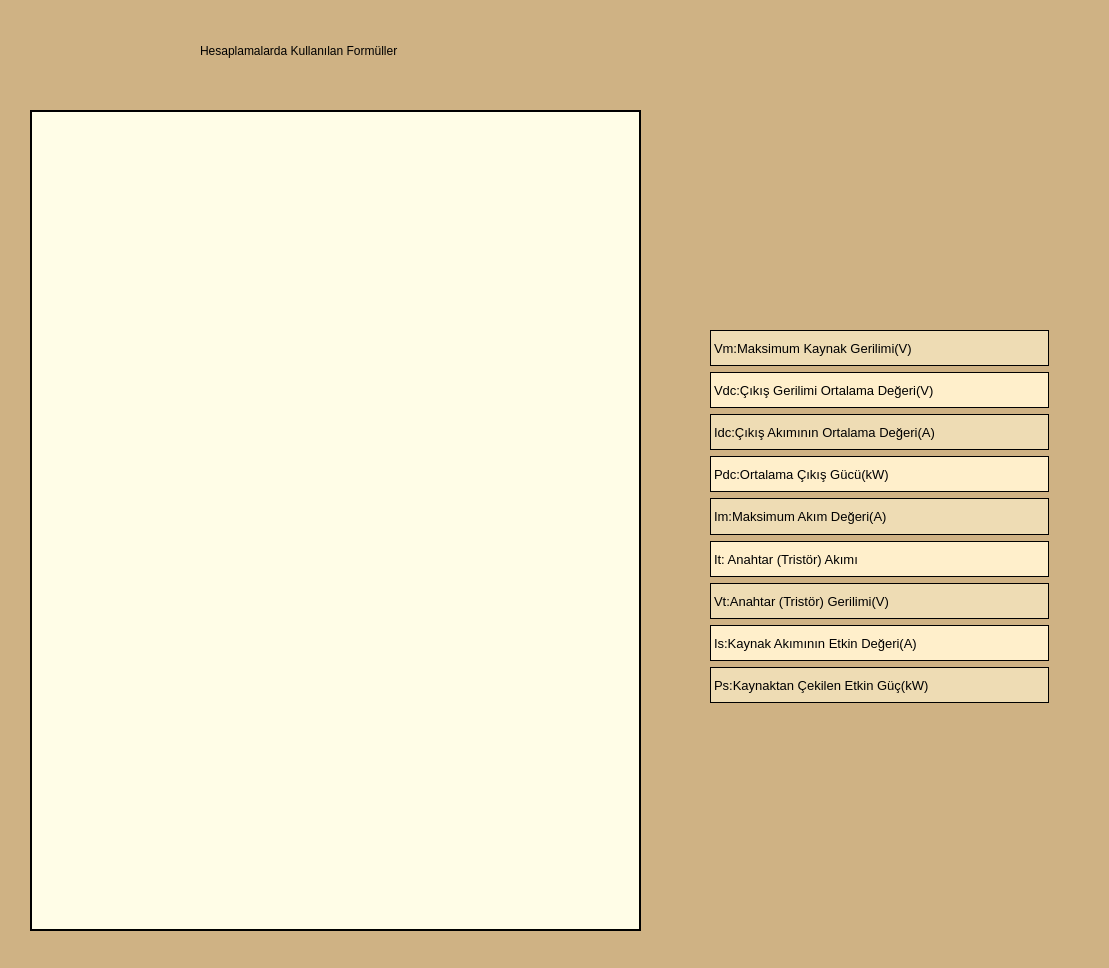
<?xml version="1.0" encoding="UTF-8"?>
<ui version="4.0">
 <class>MainWindow</class>
 <widget class="QMainWindow" name="MainWindow">
  <property name="geometry">
   <rect>
    <x>0</x>
    <y>0</y>
    <width>1109</width>
    <height>968</height>
   </rect>
  </property>
  <property name="minimumSize">
   <size>
    <width>1109</width>
    <height>968</height>
   </size>
  </property>
  <property name="maximumSize">
   <size>
    <width>1109</width>
    <height>968</height>
   </size>
  </property>
  <property name="windowTitle">
   <string>Çıkış Değerlerini Veren Hesaplamalar</string>
  </property>
  <property name="windowIcon">
   <iconset>
    <normaloff>ImgArayuz/Math.png</normaloff>ImgArayuz/Math.png</iconset>
  </property>
  <property name="styleSheet">
   <string notr="true">background-color: #cfb284;</string>
  </property>
  <property name="iconSize">
   <size>
    <width>30</width>
    <height>30</height>
   </size>
  </property>
  <widget class="QWidget" name="centralwidget">
   <widget class="QLabel" name="label">
    <property name="geometry">
     <rect>
      <x>30</x>
      <y>110</y>
      <width>611</width>
      <height>821</height>
     </rect>
    </property>
    <property name="styleSheet">
     <string notr="true">background-color: #fffde7;</string>
    </property>
    <property name="frameShape">
     <enum>QFrame::Box</enum>
    </property>
    <property name="lineWidth">
     <number>2</number>
    </property>
    <property name="text">
     <string/>
    </property>
    <property name="pixmap">
     <pixmap>ImgArayuz/formuller.png</pixmap>
    </property>
   </widget>
   <widget class="QLabel" name="label_2">
    <property name="geometry">
     <rect>
      <x>200</x>
      <y>30</y>
      <width>721</width>
      <height>41</height>
     </rect>
    </property>
    <property name="styleSheet">
     <string notr="true">font: 75 26pt &quot;MS Shell Dlg 2&quot;;</string>
    </property>
    <property name="text">
     <string>Hesaplamalarda Kullanılan Formüller</string>
    </property>
   </widget>
   <widget class="QLabel" name="label_6">
    <property name="geometry">
     <rect>
      <x>710</x>
      <y>541</y>
      <width>339</width>
      <height>36</height>
     </rect>
    </property>
    <property name="font">
     <font>
      <pointsize>10</pointsize>
     </font>
    </property>
    <property name="styleSheet">
     <string notr="true">background-color:#FFEFCB;</string>
    </property>
    <property name="frameShape">
     <enum>QFrame::Panel</enum>
    </property>
    <property name="text">
     <string>It: Anahtar (Tristör) Akımı</string>
    </property>
   </widget>
   <widget class="QLabel" name="label_9">
    <property name="geometry">
     <rect>
      <x>710</x>
      <y>583</y>
      <width>339</width>
      <height>36</height>
     </rect>
    </property>
    <property name="font">
     <font>
      <pointsize>10</pointsize>
     </font>
    </property>
    <property name="styleSheet">
     <string notr="true">background-color:#EEDCB4;</string>
    </property>
    <property name="frameShape">
     <enum>QFrame::Panel</enum>
    </property>
    <property name="text">
     <string>Vt:Anahtar (Tristör) Gerilimi(V)</string>
    </property>
   </widget>
   <widget class="QLabel" name="label_3">
    <property name="geometry">
     <rect>
      <x>710</x>
      <y>498</y>
      <width>339</width>
      <height>37</height>
     </rect>
    </property>
    <property name="font">
     <font>
      <pointsize>10</pointsize>
     </font>
    </property>
    <property name="styleSheet">
     <string notr="true">background-color:#EEDCB4;</string>
    </property>
    <property name="frameShape">
     <enum>QFrame::Panel</enum>
    </property>
    <property name="text">
     <string>Im:Maksimum Akım Değeri(A)</string>
    </property>
   </widget>
   <widget class="QLabel" name="label_7">
    <property name="geometry">
     <rect>
      <x>710</x>
      <y>456</y>
      <width>339</width>
      <height>36</height>
     </rect>
    </property>
    <property name="font">
     <font>
      <pointsize>10</pointsize>
     </font>
    </property>
    <property name="styleSheet">
     <string notr="true">background-color:#FFEFCB;</string>
    </property>
    <property name="frameShape">
     <enum>QFrame::Panel</enum>
    </property>
    <property name="text">
     <string>Pdc:Ortalama Çıkış Gücü(kW)</string>
    </property>
   </widget>
   <widget class="QLabel" name="label_8">
    <property name="geometry">
     <rect>
      <x>710</x>
      <y>667</y>
      <width>339</width>
      <height>36</height>
     </rect>
    </property>
    <property name="font">
     <font>
      <pointsize>10</pointsize>
     </font>
    </property>
    <property name="styleSheet">
     <string notr="true">background-color:#EEDCB4;</string>
    </property>
    <property name="frameShape">
     <enum>QFrame::Panel</enum>
    </property>
    <property name="text">
     <string>Ps:Kaynaktan Çekilen Etkin Güç(kW)</string>
    </property>
   </widget>
   <widget class="QLabel" name="label_5">
    <property name="geometry">
     <rect>
      <x>710</x>
      <y>625</y>
      <width>339</width>
      <height>36</height>
     </rect>
    </property>
    <property name="font">
     <font>
      <pointsize>10</pointsize>
     </font>
    </property>
    <property name="styleSheet">
     <string notr="true">background-color:#FFEFCB;</string>
    </property>
    <property name="frameShape">
     <enum>QFrame::Panel</enum>
    </property>
    <property name="text">
     <string>Is:Kaynak Akımının Etkin Değeri(A)</string>
    </property>
   </widget>
   <widget class="QLabel" name="label_4">
    <property name="geometry">
     <rect>
      <x>710</x>
      <y>372</y>
      <width>339</width>
      <height>36</height>
     </rect>
    </property>
    <property name="font">
     <font>
      <pointsize>10</pointsize>
     </font>
    </property>
    <property name="styleSheet">
     <string notr="true">background-color:#FFEFCB;</string>
    </property>
    <property name="frameShape">
     <enum>QFrame::Panel</enum>
    </property>
    <property name="text">
     <string>Vdc:Çıkış Gerilimi Ortalama Değeri(V)</string>
    </property>
   </widget>
   <widget class="QLabel" name="label_10">
    <property name="geometry">
     <rect>
      <x>710</x>
      <y>414</y>
      <width>339</width>
      <height>36</height>
     </rect>
    </property>
    <property name="font">
     <font>
      <pointsize>10</pointsize>
     </font>
    </property>
    <property name="styleSheet">
     <string notr="true">background-color:#EEDCB4;</string>
    </property>
    <property name="frameShape">
     <enum>QFrame::Panel</enum>
    </property>
    <property name="text">
     <string>Idc:Çıkış Akımının Ortalama Değeri(A)</string>
    </property>
   </widget>
   <widget class="QLabel" name="label_11">
    <property name="geometry">
     <rect>
      <x>710</x>
      <y>330</y>
      <width>339</width>
      <height>36</height>
     </rect>
    </property>
    <property name="font">
     <font>
      <pointsize>10</pointsize>
      <weight>50</weight>
      <bold>false</bold>
      <kerning>true</kerning>
     </font>
    </property>
    <property name="styleSheet">
     <string notr="true">background-color:#EEDCB4;</string>
    </property>
    <property name="frameShape">
     <enum>QFrame::Panel</enum>
    </property>
    <property name="text">
     <string>Vm:Maksimum Kaynak Gerilimi(V)</string>
    </property>
   </widget>
  </widget>
 </widget>
 <resources/>
 <connections/>
</ui>
